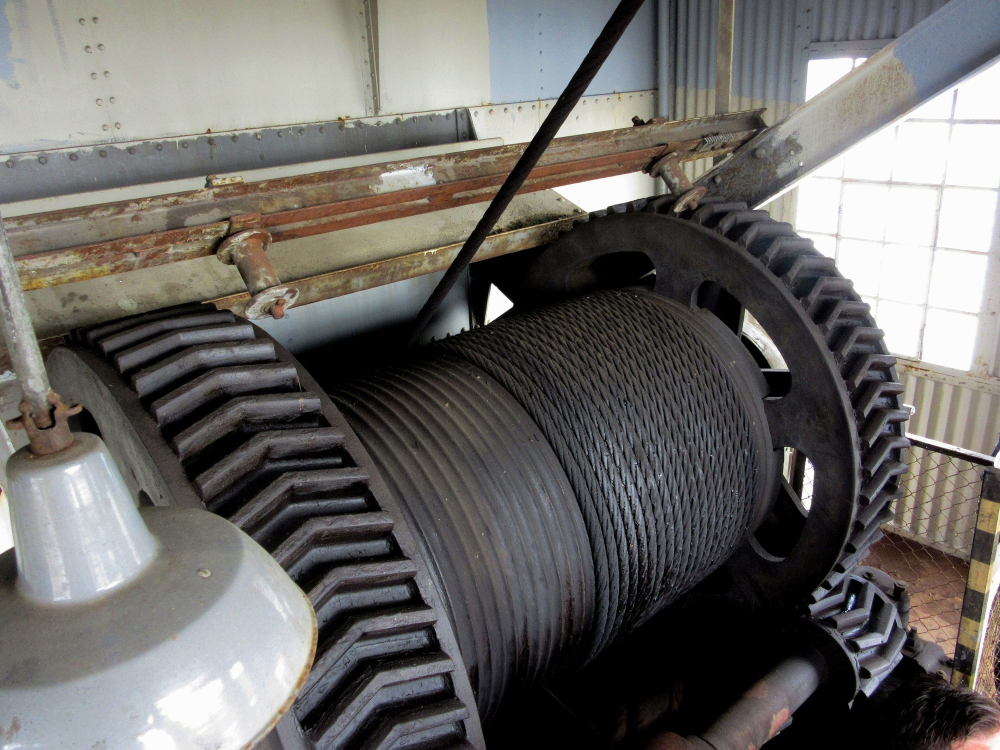
#> input picture imak-irc-video/assets/photos/hoist_drum_03_rope_drum_big_gear.jpg, 2000 x 1500 px (shown at 1/2 size)
$ python ral.py ../../imak-irc-video/assets/photos/hoist_drum_03_rope_drum_big_gear.jpg
#> lines starting #> are read from the running program, lines starting #| are printed output that depends on the picture; after the words box and inside, x2 and y2 are one past the last pixel; in counts of white or black regions, pixels touching at a corner belong together
#!/usr/bin/env python3
"""Shift the red paint in an image to RAL 3020 Traffic Red (sRGB #CC0605), keeping shading.

Usage: python3 tools/ral.py image.png [more.png ...]     (edits the files in place)
Also imported by compose_tank.py and bearing_labels.py.

Saturated red pixels take RAL 3020's hue and saturation at their own brightness; the
less saturated a red pixel is (specular highlights, edges) the more of its original
colour is kept, so highlights stay white and shadows stay dark.
"""
import sys

import numpy as np
from PIL import Image

RAL3020 = np.array([204, 6, 5], dtype=np.float32) / 255.0
REF = RAL3020 / RAL3020.max()          # unit-brightness RAL colour


def recolor(arr):
    """arr: float32 HxWx3/4 in 0..255. Returns the same array with reds moved to RAL 3020."""
    rgb = arr[..., :3] / 255.0
    mx, mn = rgb.max(axis=2), rgb.min(axis=2)
    sat = (mx - mn) / np.maximum(mx, 1e-6)
    is_red = (rgb[..., 0] >= mx - 1e-6) & (rgb[..., 0] > rgb[..., 1] * 1.6) & (rgb[..., 0] > rgb[..., 2] * 1.6)
    w = np.clip((sat - 0.25) / 0.45, 0, 1) * is_red          # blend weight
    v = np.clip(mx * 0.97, 0, 1)
    target = REF[None, None, :] * v[..., None]
    rgb = rgb * (1 - w[..., None]) + target * w[..., None]
    arr[..., :3] = np.clip(rgb, 0, 1) * 255.0
    return arr


def main(paths):
    for p in paths:
        im = Image.open(p)
#> im is the input picture: PIL image 2000x1500 RGB; mean R, G, B 107.8, 105.5, 102.8
        mode = im.mode
        a = np.array(im.convert("RGBA")).astype(np.float32)
        a = recolor(a)
#> in recolor, `mx, mn = rgb.max(axis=2), rgb.min(axis=2)`:
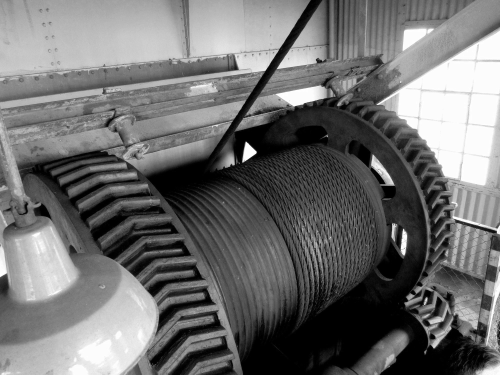
#> mx: shape (1500, 2000) float32 (shown at 1/4 size); min 0, max 1, mean 0.436
#> in recolor, `mx, mn = rgb.max(axis=2), rgb.min(axis=2)`:
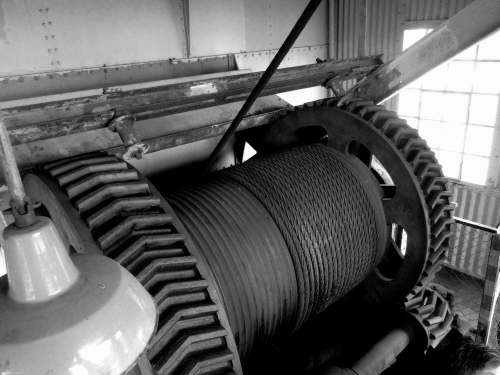
#> mn: shape (1500, 2000) float32 (shown at 1/4 size); min 0, max 1, mean 0.389
#> in recolor, `sat = (mx - mn) / np.maximum(mx, 1e-6)`:
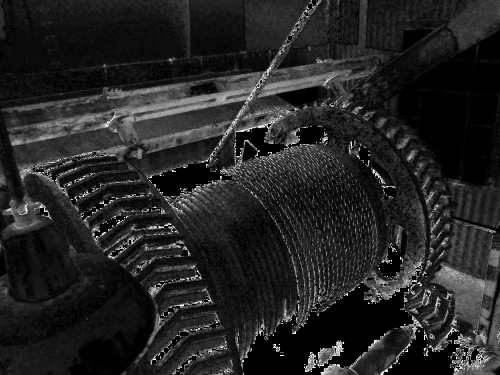
#> sat: shape (1500, 2000) float32 (shown at 1/4 size); min 0, max 1, mean 0.143
#> in recolor, `is_red = (rgb[..., 0] >= mx - 1e-6) & (rgb[..., 0] > rgb[..., 1] * 1.6..`:
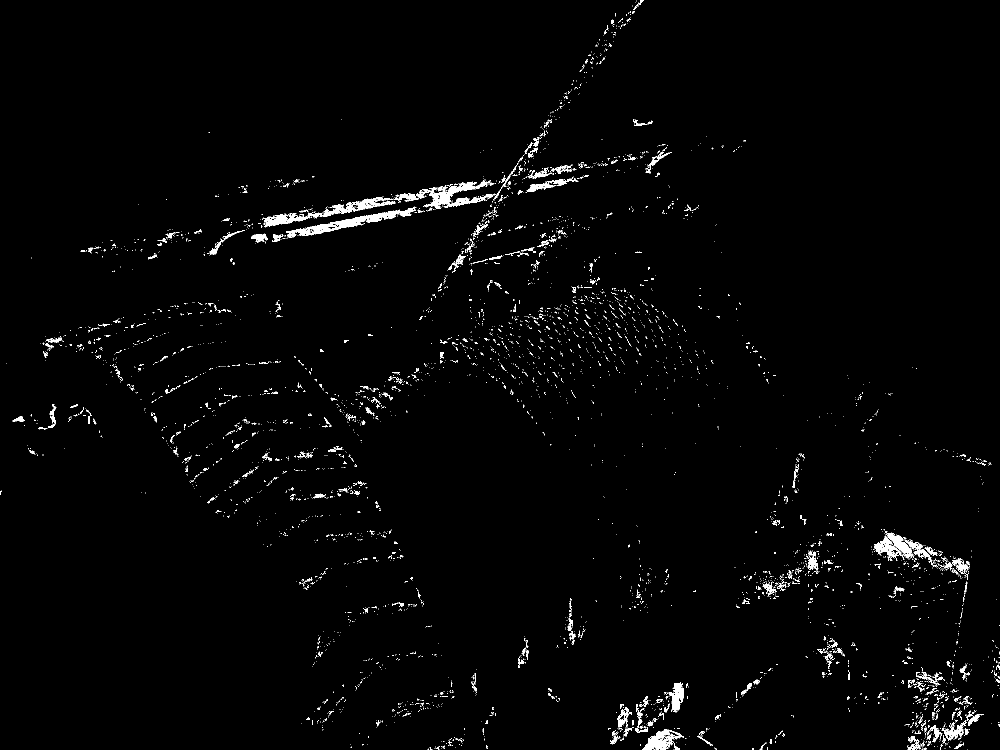
#> is_red: shape (1500, 2000) bool (shown at 1/2 size); 1.6% white; 4881 white regions (4555 under 20 px), largest, box (x1, y1, x2, y2) and area: (788, 360, 992, 418) 3300, (572, 413, 833, 476) 3144, (525, 394, 791, 455) 2969
#> in recolor, `w = np.clip((sat - 0.25) / 0.45, 0, 1) * is_red`:
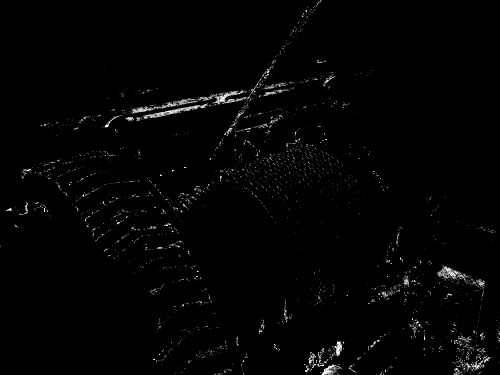
#> w: shape (1500, 2000) float32 (shown at 1/4 size); min 0, max 1, mean 0.0136
#> in recolor, `target = REF[None, None, :] * v[..., None]`:
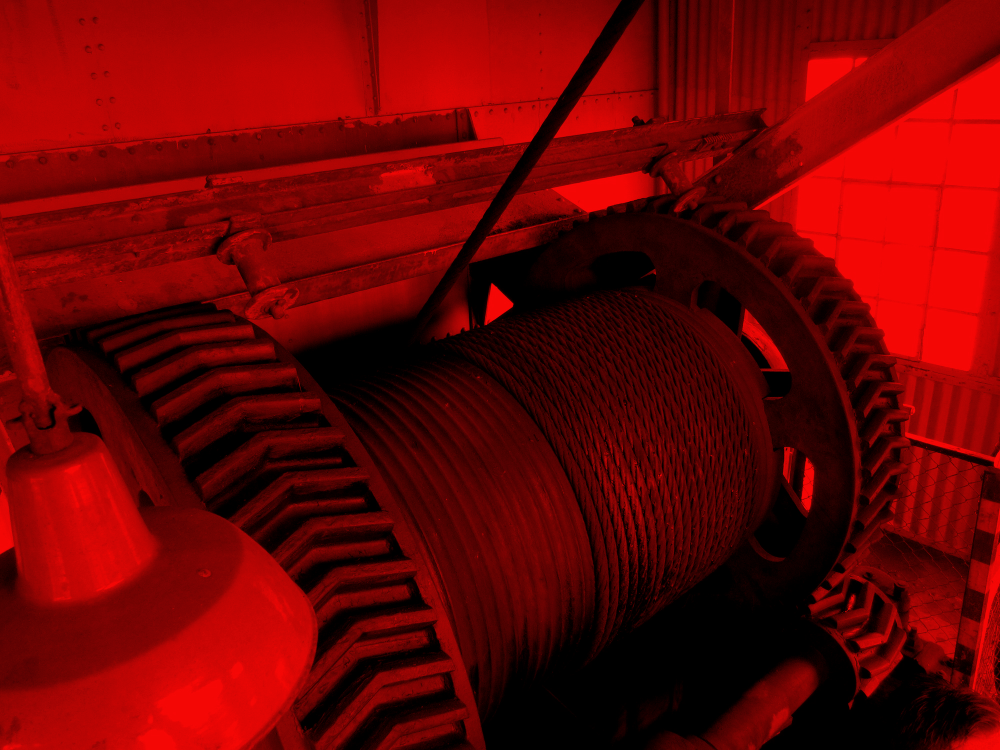
#> target: shape (1500, 2000, 3) float32 (shown at 1/2 size); mean of channels 0, 1, 2 0.423, 0.0124, 0.0104; drawn as R, G, B
        out = Image.fromarray(a.astype(np.uint8), "RGBA")
        if mode != "RGBA":
            out = out.convert("RGB")
#> out: PIL image 2000x1500 RGB
        out.save(p, optimize=True)
        print("RAL 3020:", p)


if __name__ == "__main__":
    main(sys.argv[1:])

$ run again, on imak-irc-video/assets/photos/imak_other_01_IRS_steel_plant_crane_bg.jpg
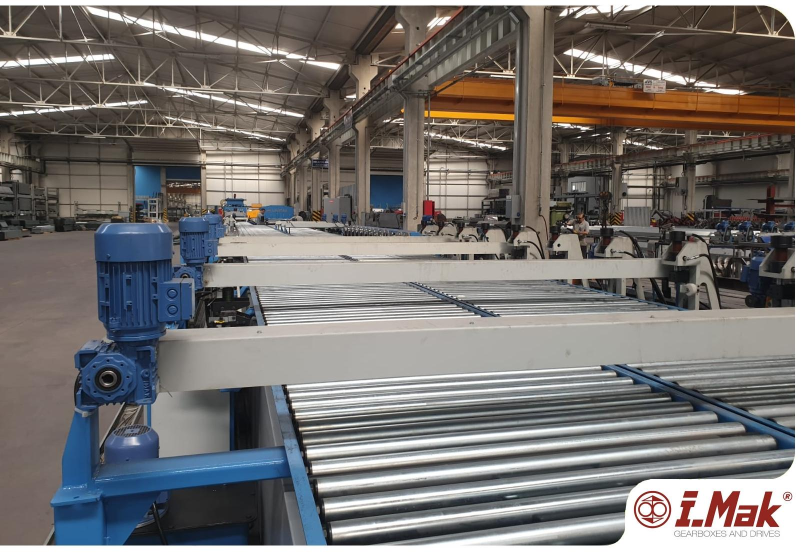
#> input picture imak-irc-video/assets/photos/imak_other_01_IRS_steel_plant_crane_bg.jpg, 1609 x 1107 px (shown at 1/2 size)
#> in main, im is the input picture: PIL image 1609x1107 RGB; mean R, G, B 118, 114.4, 112.4
#> in recolor, `is_red = (rgb[..., 0] >= mx - 1e-6) & (rgb[..., 0] > rgb[..., 1] * 1.6..`:
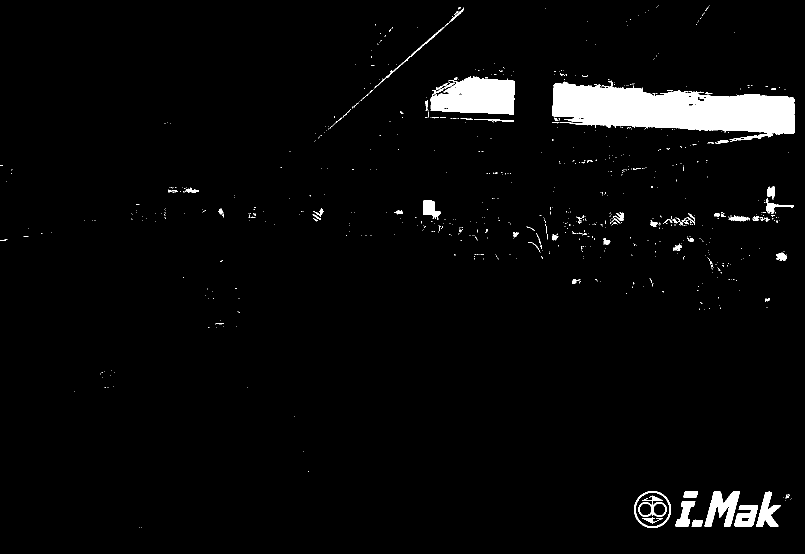
#> is_red: shape (1107, 1609) bool (shown at 1/2 size); 3.4% white; 801 white regions (736 under 20 px), largest, box (x1, y1, x2, y2) and area: (1105, 161, 1590, 284) 35120, (861, 153, 1030, 229) 9910, (1409, 983, 1480, 1053) 2624
#> in recolor, `rgb = rgb * (1 - w[..., None]) + target * w[..., None]`:
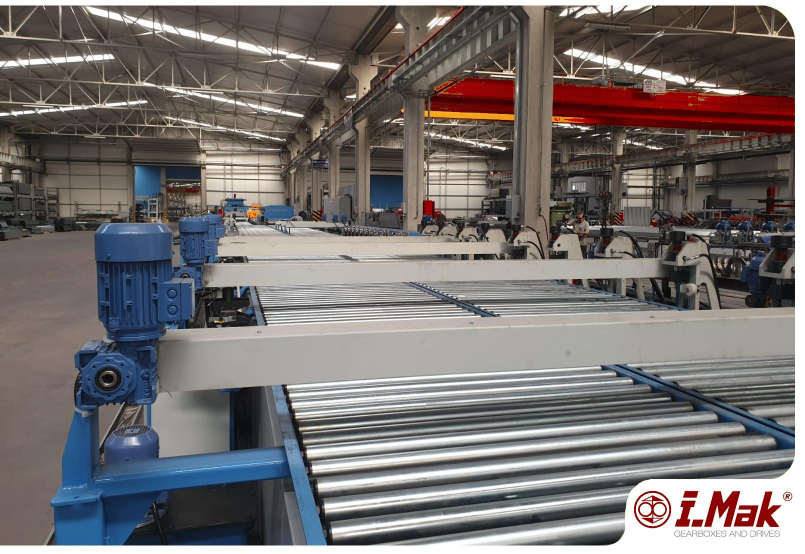
#> rgb: shape (1107, 1609, 3) float32 (shown at 1/2 size); mean R, G, B 0.462, 0.442, 0.438
